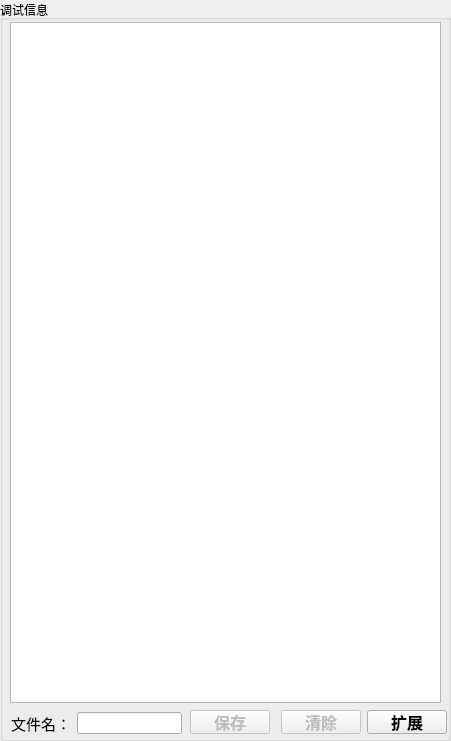
   <widget class="QGroupBox" name="groupBox_7">
    <property name="geometry">
     <rect>
      <x>820</x>
      <y>10</y>
      <width>451</width>
      <height>741</height>
     </rect>
    </property>
    <property name="title">
     <string>调试信息</string>
    </property>
    <widget class="QTextBrowser" name="DebugText">
     <property name="geometry">
      <rect>
       <x>10</x>
       <y>22</y>
       <width>431</width>
       <height>681</height>
      </rect>
     </property>
     <property name="font">
      <font>
       <pointsize>10</pointsize>
      </font>
     </property>
    </widget>
    <widget class="QWidget" name="layoutWidget">
     <property name="geometry">
      <rect>
       <x>11</x>
       <y>711</y>
       <width>171</width>
       <height>24</height>
      </rect>
     </property>
     <layout class="QHBoxLayout" name="horizontalLayout_15">
      <item>
       <widget class="QLabel" name="label_23">
        <property name="font">
         <font>
          <pointsize>11</pointsize>
         </font>
        </property>
        <property name="text">
         <string>文件名：</string>
        </property>
       </widget>
      </item>
      <item>
       <widget class="QLineEdit" name="savename">
        <property name="enabled">
         <bool>true</bool>
        </property>
       </widget>
      </item>
     </layout>
    </widget>
    <widget class="QPushButton" name="savebutton">
     <property name="enabled">
      <bool>false</bool>
     </property>
     <property name="geometry">
      <rect>
       <x>190</x>
       <y>710</y>
       <width>80</width>
       <height>24</height>
      </rect>
     </property>
     <property name="font">
      <font>
       <pointsize>12</pointsize>
       <weight>75</weight>
       <bold>true</bold>
      </font>
     </property>
     <property name="text">
      <string>保存</string>
     </property>
    </widget>
    <widget class="QPushButton" name="Clear">
     <property name="enabled">
      <bool>false</bool>
     </property>
     <property name="geometry">
      <rect>
       <x>281</x>
       <y>710</y>
       <width>80</width>
       <height>24</height>
      </rect>
     </property>
     <property name="font">
      <font>
       <pointsize>12</pointsize>
       <weight>75</weight>
       <bold>true</bold>
      </font>
     </property>
     <property name="text">
      <string>清除</string>
     </property>
    </widget>
    <widget class="QPushButton" name="Extend">
     <property name="enabled">
      <bool>true</bool>
     </property>
     <property name="geometry">
      <rect>
       <x>367</x>
       <y>710</y>
       <width>80</width>
       <height>24</height>
      </rect>
     </property>
     <property name="font">
      <font>
       <pointsize>12</pointsize>
       <weight>75</weight>
       <bold>true</bold>
      </font>
     </property>
     <property name="text">
      <string>扩展</string>
     </property>
    </widget>
   </widget>
